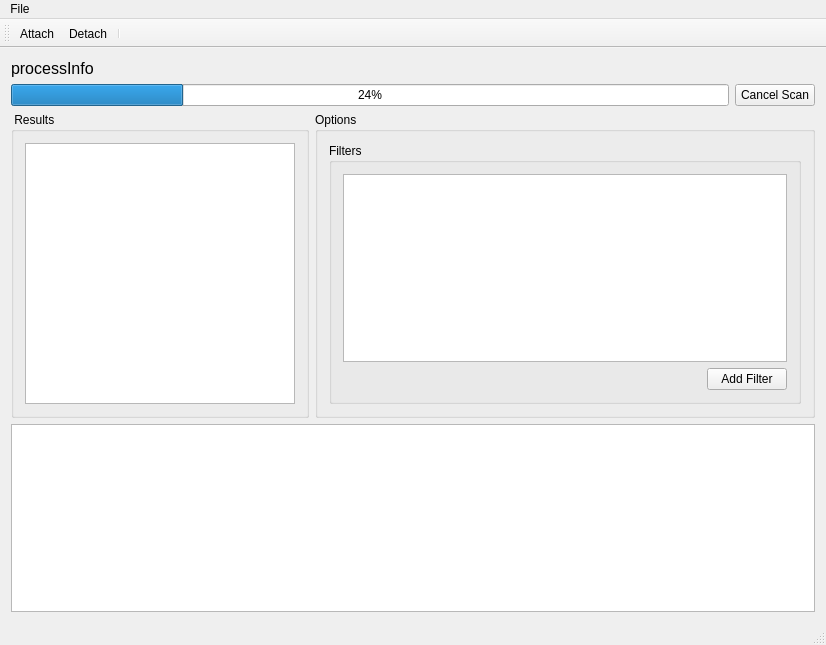
<?xml version="1.0" encoding="UTF-8"?>
<ui version="4.0">
 <class>MainWindow</class>
 <widget class="QMainWindow" name="MainWindow">
  <property name="geometry">
   <rect>
    <x>0</x>
    <y>0</y>
    <width>826</width>
    <height>645</height>
   </rect>
  </property>
  <property name="windowTitle">
   <string>MainWindow</string>
  </property>
  <widget class="QWidget" name="centralWidget">
   <layout class="QGridLayout" name="gridLayout">
    <item row="4" column="0">
     <layout class="QVBoxLayout" name="verticalLayout">
      <item>
       <layout class="QHBoxLayout" name="horizontalLayout_4">
        <property name="spacing">
         <number>6</number>
        </property>
        <item>
         <widget class="QGroupBox" name="scanResultsGroup">
          <property name="title">
           <string> Results</string>
          </property>
          <layout class="QGridLayout" name="gridLayout_3">
           <item row="0" column="0">
            <widget class="QListWidget" name="scanResults"/>
           </item>
          </layout>
         </widget>
        </item>
        <item>
         <widget class="QGroupBox" name="options">
          <property name="minimumSize">
           <size>
            <width>500</width>
            <height>0</height>
           </size>
          </property>
          <property name="title">
           <string>Options</string>
          </property>
          <layout class="QVBoxLayout" name="verticalLayout_2">
           <item>
            <widget class="QGroupBox" name="groupBox">
             <property name="title">
              <string>Filters</string>
             </property>
             <layout class="QVBoxLayout" name="verticalLayout_3">
              <item>
               <widget class="QListView" name="filtersList">
                <property name="contextMenuPolicy">
                 <enum>Qt::ActionsContextMenu</enum>
                </property>
               </widget>
              </item>
              <item>
               <layout class="QHBoxLayout" name="horizontalLayout">
                <property name="topMargin">
                 <number>0</number>
                </property>
                <item>
                 <spacer name="horizontalSpacer">
                  <property name="orientation">
                   <enum>Qt::Horizontal</enum>
                  </property>
                  <property name="sizeHint" stdset="0">
                   <size>
                    <width>40</width>
                    <height>20</height>
                   </size>
                  </property>
                 </spacer>
                </item>
                <item>
                 <widget class="QPushButton" name="addFilterButton">
                  <property name="text">
                   <string>Add Filter</string>
                  </property>
                 </widget>
                </item>
               </layout>
              </item>
             </layout>
            </widget>
           </item>
          </layout>
         </widget>
        </item>
       </layout>
      </item>
      <item>
       <widget class="QListView" name="watchList">
        <property name="sizePolicy">
         <sizepolicy hsizetype="Expanding" vsizetype="Preferred">
          <horstretch>0</horstretch>
          <verstretch>0</verstretch>
         </sizepolicy>
        </property>
       </widget>
      </item>
     </layout>
    </item>
    <item row="0" column="0">
     <widget class="QLabel" name="processInfo">
      <property name="font">
       <font>
        <pointsize>12</pointsize>
       </font>
      </property>
      <property name="text">
       <string>processInfo</string>
      </property>
     </widget>
    </item>
    <item row="2" column="0">
     <layout class="QHBoxLayout" name="horizontalLayout_2">
      <property name="bottomMargin">
       <number>0</number>
      </property>
      <item>
       <widget class="QProgressBar" name="scanProgress">
        <property name="enabled">
         <bool>true</bool>
        </property>
        <property name="value">
         <number>24</number>
        </property>
       </widget>
      </item>
      <item>
       <widget class="QPushButton" name="scanCancel">
        <property name="text">
         <string>Cancel Scan</string>
        </property>
       </widget>
      </item>
     </layout>
    </item>
   </layout>
  </widget>
  <widget class="QMenuBar" name="menuBar">
   <property name="geometry">
    <rect>
     <x>0</x>
     <y>0</y>
     <width>826</width>
     <height>21</height>
    </rect>
   </property>
   <widget class="QMenu" name="menuFile">
    <property name="title">
     <string>File</string>
    </property>
    <addaction name="actionScanOpen"/>
    <addaction name="actionScanSave"/>
    <addaction name="actionScanSaveAs"/>
    <addaction name="separator"/>
    <addaction name="actionClose"/>
   </widget>
   <addaction name="menuFile"/>
  </widget>
  <widget class="QToolBar" name="mainToolBar">
   <attribute name="toolBarArea">
    <enum>TopToolBarArea</enum>
   </attribute>
   <attribute name="toolBarBreak">
    <bool>false</bool>
   </attribute>
   <addaction name="actionAttach"/>
   <addaction name="actionDetach"/>
   <addaction name="separator"/>
  </widget>
  <widget class="QStatusBar" name="statusBar"/>
  <action name="actionScanOpen">
   <property name="text">
    <string>Open Scan</string>
   </property>
  </action>
  <action name="actionScanSave">
   <property name="text">
    <string>Save Scan</string>
   </property>
   <property name="toolTip">
    <string>Save Scan (CTRL+S)</string>
   </property>
  </action>
  <action name="actionScanSaveAs">
   <property name="text">
    <string>Save Scan As ...</string>
   </property>
  </action>
  <action name="actionClose">
   <property name="text">
    <string>Close</string>
   </property>
  </action>
  <action name="actionAttach">
   <property name="text">
    <string>Attach</string>
   </property>
   <property name="toolTip">
    <string>Attach to an open process</string>
   </property>
  </action>
  <action name="actionDetach">
   <property name="text">
    <string>Detach</string>
   </property>
  </action>
  <action name="actionAddFilter">
   <property name="text">
    <string>Add Filter</string>
   </property>
   <property name="shortcut">
    <string>Ctrl+F</string>
   </property>
  </action>
  <action name="actionRemoveFilter">
   <property name="text">
    <string>Remove Filter</string>
   </property>
   <property name="toolTip">
    <string>Remove the selected filter</string>
   </property>
   <property name="shortcut">
    <string>Del</string>
   </property>
  </action>
 </widget>
 <layoutdefault spacing="6" margin="11"/>
 <resources/>
 <connections/>
</ui>
